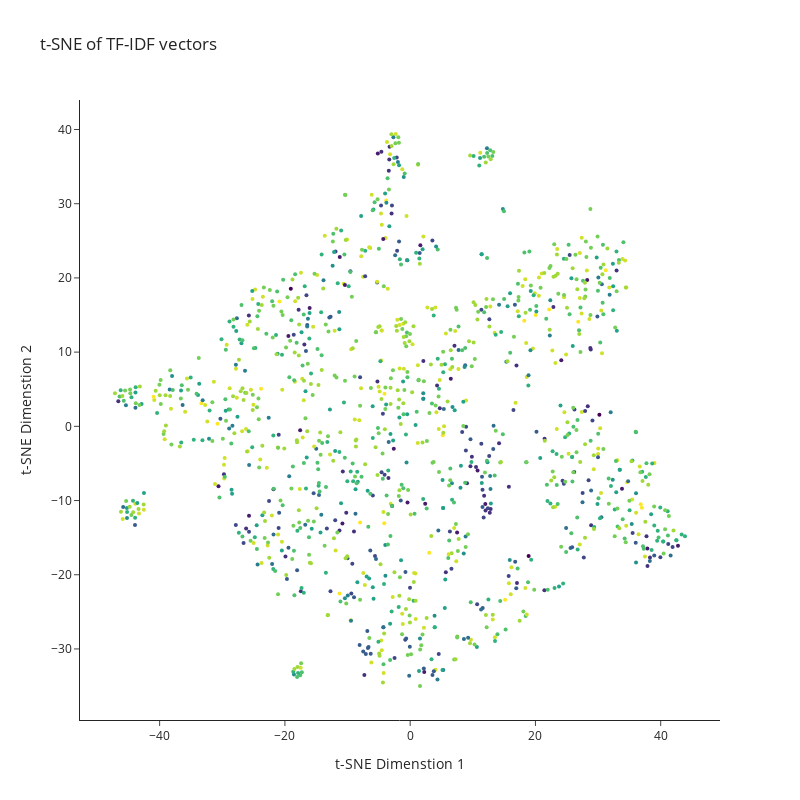

Notebook code cell kept with this figure:
### Code cell
# fig = px.scatter(SMALL_PCA, x="tsne_0", y="tsne_1", color="year", hover_name="title", width=800, height=800)
fig = go.Figure(
    data = go.Scatter(
        x=SMALL_PCA["tsne_0"],
        y=SMALL_PCA["tsne_1"],
        mode="markers",
        marker=dict(
            color=SMALL_PCA["year"],
            colorscale="Viridis",
            size=4,
        ),
        text=SMALL_PCA["title"],
        hoverinfo="text",
    )
)

fig.update_layout(
    width=800,
    height=800,
    template="simple_white",
    xaxis_title="t-SNE Dimenstion 1",
    yaxis_title="t-SNE Dimenstion 2",
    title="t-SNE of TF-IDF vectors",
)
fig.show()
fig.write_image("tfidf_tsne.png")

### Figure 1 — Plotly figure (JSON) as saved in the notebook; plotly's stock layout.template omitted (floating-point values rounded to 4 significant figures; data arrays with more than 128 entries replaced by an {"elided": "..."} marker saying what was removed)
{"data": [{"hoverinfo": "text", "marker": {"color": {"elided": "1214 int values"}, "colorscale": [[0, "#440154"], [0.1111, "#482878"], [0.2222, "#3e4989"], [0.3333, "#31688e"], [0.4444, "#26828e"], [0.5556, "#1f9e89"], [0.6667, "#35b779"], [0.7778, "#6ece58"], [0.8889, "#b5de2b"], [1, "#fde725"]], "size": 4}, "mode": "markers", "text": {"elided": "1214 str values"}, "type": "scatter", "x": {"elided": "1214 float values"}, "y": {"elided": "1214 float values"}}], "layout": {"height": 800, "title": {"text": "t-SNE of TF-IDF vectors"}, "width": 800, "xaxis": {"title": {"text": "t-SNE Dimenstion 1"}}, "yaxis": {"title": {"text": "t-SNE Dimenstion 2"}}}}
